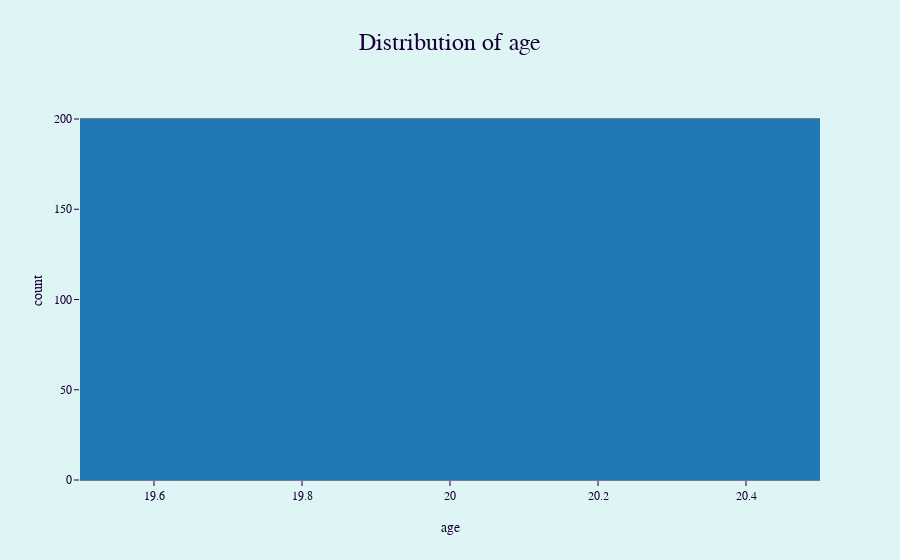
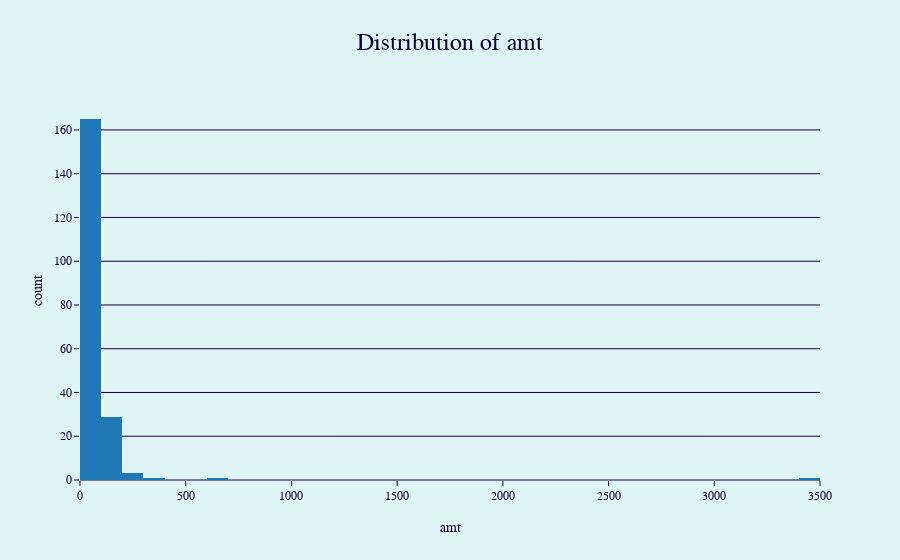
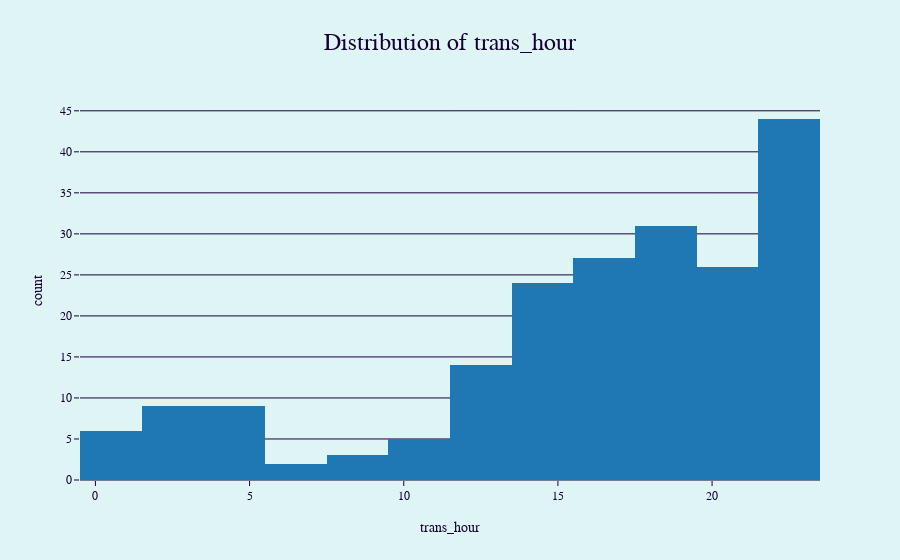
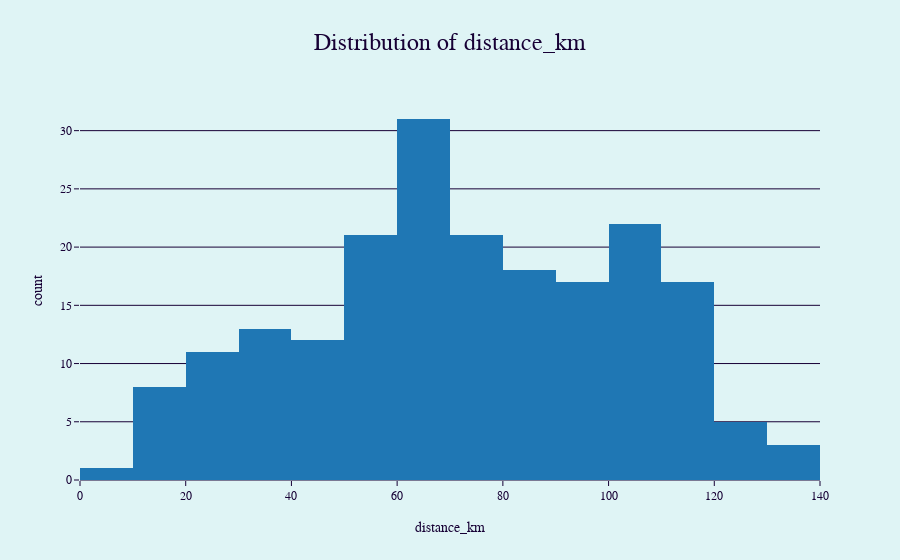

Notebook code cell kept with these figures, in order:
### Markdown cell above
## EDA - Analysis

### Code cell
print(separator)
print("EXPLORATORY DATA ANALYSIS (EDA)")

# Exploratory Data Analysis (EDA)
# Analyze data structure, quality, trends and relationships


#Calculate the distance between customer and merchant locations


df['distance_km'] = df.apply(lambda row: haversine(row['long'], row['lat'], row['merch_long'], row['merch_lat']), axis=1)
print(f"Distance calculated. Min: {df['distance_km'].min():.2f} km, Max: {df['distance_km'].max():.2f} km, Mean: {df['distance_km'].mean():.2f} km")

# Convert dob to datetime and calculate age
if not pd.api.types.is_datetime64_any_dtype(df['dob']):
    df['dob'] = pd.to_datetime(df['dob'], errors='coerce')

df['age'] = (pd.Timestamp.now() - df['dob']).dt.days // 365
df = df.sort_values(by='age', ascending=True)

# Convert amt to numeric
df['amt'] = pd.to_numeric(df['amt'], errors='coerce')
# Distribution of fraud by hour
# Extract hour from transaction datetime
df['trans_hour'] = pd.to_datetime(df['trans_date_trans_time']).dt.hour

#final cleanup before EDA
#delete df['dob']  # Remove dob to save memory
#delete df['unix_time']  # Remove unix_time to save memory
#delete lat long merch_lat merch_long to save memory
# Drop columns that are no longer needed (only if they exist)
columns_to_drop = ['dob','trans_date_trans_time' ,'unix_time', 'lat', 'long', 'merch_lat', 'merch_long', 'cc_num', 'street', 'first', 'last','Column1', 'trans_num',  ]
existing_columns_to_drop = [col for col in columns_to_drop if col in df.columns]
if existing_columns_to_drop:
    df.drop(columns=existing_columns_to_drop, inplace=True)
    print(f"Dropped columns: {existing_columns_to_drop}")
else:
    print("No columns to drop (already removed or not present).")
    
print("✅ Final cleanup before EDA complete.")

display(df.head())

print("Data types of key columns:")
print(f"  age: {df['age'].dtype}")
print(f"  amt: {df['amt'].dtype}")
print()

# Univariate analysis - Distribution of numeric variables
print("Generating distributions for numeric features...")
num_features = ["age", "amt", "trans_hour", "distance_km", "city_pop"]

for f in num_features:
    fig = px.histogram(
        df.head(samplingSize).sort_values(by=f, ascending=True), 
        x=f,
        title=f'Distribution of {f}'
    )
    fig.show()

print("✅ EDA analysis complete.")

### Figure 1 — Plotly figure (JSON) as saved in the notebook; plotly's stock layout.template omitted (floating-point values rounded to 4 significant figures; data arrays with more than 128 entries replaced by an {"elided": "..."} marker saying what was removed)
{"data": [{"bingroup": "x", "hovertemplate": "age=%{x}<br>count=%{y}<extra></extra>", "legendgroup": "", "marker": {"color": "#1F77B4", "pattern": {"shape": ""}}, "name": "", "orientation": "v", "showlegend": false, "type": "histogram", "x": {"elided": "200 int values"}, "xaxis": "x", "yaxis": "y"}], "layout": {"barmode": "relative", "legend": {"tracegroupgap": 0}, "title": {"text": "Distribution of age"}, "xaxis": {"anchor": "y", "domain": [0, 1], "title": {"text": "age"}}, "yaxis": {"anchor": "x", "domain": [0, 1], "title": {"text": "count"}}}}

### Figure 2 — Plotly figure (JSON) as saved in the notebook; plotly's stock layout.template omitted (floating-point values rounded to 4 significant figures; data arrays with more than 128 entries replaced by an {"elided": "..."} marker saying what was removed)
{"data": [{"bingroup": "x", "hovertemplate": "amt=%{x}<br>count=%{y}<extra></extra>", "legendgroup": "", "marker": {"color": "#1F77B4", "pattern": {"shape": ""}}, "name": "", "orientation": "v", "showlegend": false, "type": "histogram", "x": {"elided": "200 float values"}, "xaxis": "x", "yaxis": "y"}], "layout": {"barmode": "relative", "legend": {"tracegroupgap": 0}, "title": {"text": "Distribution of amt"}, "xaxis": {"anchor": "y", "domain": [0, 1], "title": {"text": "amt"}}, "yaxis": {"anchor": "x", "domain": [0, 1], "title": {"text": "count"}}}}

### Figure 3 — Plotly figure (JSON) as saved in the notebook; plotly's stock layout.template omitted (floating-point values rounded to 4 significant figures; data arrays with more than 128 entries replaced by an {"elided": "..."} marker saying what was removed)
{"data": [{"bingroup": "x", "hovertemplate": "trans_hour=%{x}<br>count=%{y}<extra></extra>", "legendgroup": "", "marker": {"color": "#1F77B4", "pattern": {"shape": ""}}, "name": "", "orientation": "v", "showlegend": false, "type": "histogram", "x": {"elided": "200 int values"}, "xaxis": "x", "yaxis": "y"}], "layout": {"barmode": "relative", "legend": {"tracegroupgap": 0}, "title": {"text": "Distribution of trans_hour"}, "xaxis": {"anchor": "y", "domain": [0, 1], "title": {"text": "trans_hour"}}, "yaxis": {"anchor": "x", "domain": [0, 1], "title": {"text": "count"}}}}

### Figure 4 — Plotly figure (JSON) as saved in the notebook; plotly's stock layout.template omitted (floating-point values rounded to 4 significant figures; data arrays with more than 128 entries replaced by an {"elided": "..."} marker saying what was removed)
{"data": [{"bingroup": "x", "hovertemplate": "distance_km=%{x}<br>count=%{y}<extra></extra>", "legendgroup": "", "marker": {"color": "#1F77B4", "pattern": {"shape": ""}}, "name": "", "orientation": "v", "showlegend": false, "type": "histogram", "x": {"elided": "200 float values"}, "xaxis": "x", "yaxis": "y"}], "layout": {"barmode": "relative", "legend": {"tracegroupgap": 0}, "title": {"text": "Distribution of distance_km"}, "xaxis": {"anchor": "y", "domain": [0, 1], "title": {"text": "distance_km"}}, "yaxis": {"anchor": "x", "domain": [0, 1], "title": {"text": "count"}}}}
